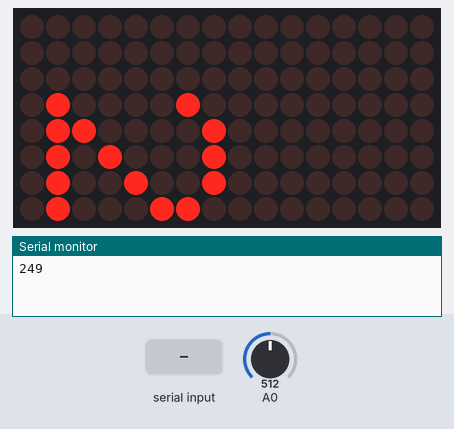
Recording of a sketch running on a simulated Arduino Uno, built with avr-gcc and run on an emulated ATmega328P. Shown: 16×8 LED matrix, the last lines printed to the serial monitor. The inputs (shaded band) are chosen by the test bench; at power-on: A0 = 512.

Above: at 1.2 s.
1.3 s: A0 set to 716
3.5 s: "1\n" received over Serial
At 3.88 s:
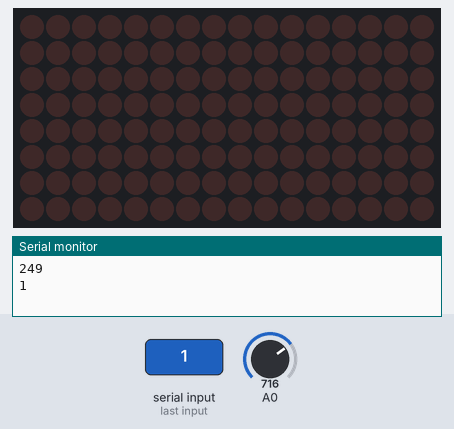
6.4 s: "0\n" received over Serial
At 6.85 s:
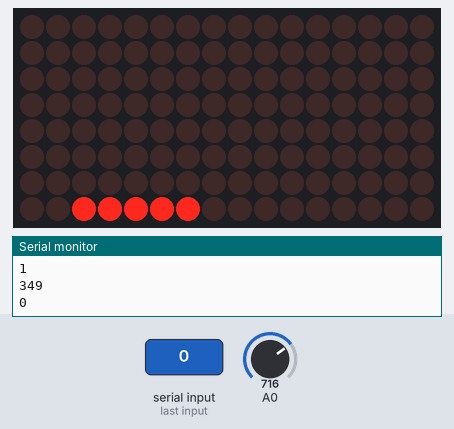
8.8 s: A0 set to 900
11.1 s: "2\n" received over Serial
At 11.54 s:
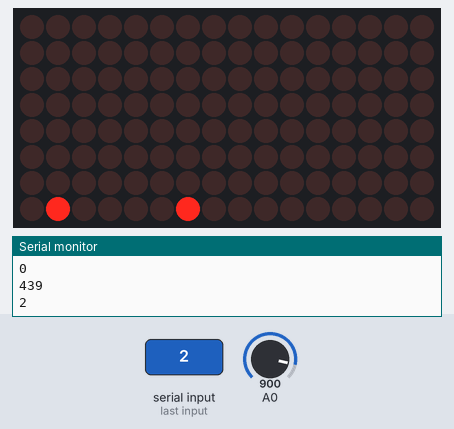
14.7 s: A0 set to 1023
At 26.25 s:
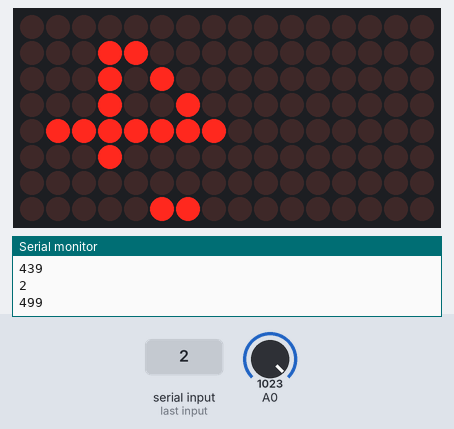

The sketch:

sketch_may30b.ino
```cpp
//#include <font.h>
#include <LedControl.h>
#include <avr/pgmspace.h>
//We always have to include the library
#include <SoftwareSerial.h>// import the serial library
#include "string.h"


// Mảng xác định cách hiển thị của các kí tự
const char font7x5[] PROGMEM = {
  0x00, 0x00, 0x00, 0x00, 0x00,
  0x00, 0x00, 0x00, 0x00, 0x00,
  0x00, 0x00, 0x00, 0x00, 0x00,
  0x00, 0x00, 0x00, 0x00, 0x00,
  0x00, 0x00, 0x00, 0x00, 0x00,
  0x00, 0x00, 0x00, 0x00, 0x00,
  0x00, 0x00, 0x00, 0x00, 0x00,
  0x00, 0x00, 0x00, 0x00, 0x00,
  0x00, 0x00, 0x00, 0x00, 0x00,
  0x00, 0x00, 0x00, 0x00, 0x00,
  0x00, 0x00, 0x00, 0x00, 0x00,
  0x00, 0x00, 0x00, 0x00, 0x00,
  0x00, 0x00, 0x00, 0x00, 0x00,
  0x00, 0x00, 0x00, 0x00, 0x00,
  0x00, 0x00, 0x00, 0x00, 0x00,
  0x00, 0x00, 0x00, 0x00, 0x00,
  0x00, 0x00, 0x00, 0x00, 0x00,
  0x00, 0x00, 0x00, 0x00, 0x00,
  0x00, 0x00, 0x00, 0x00, 0x00,
  0x00, 0x00, 0x00, 0x00, 0x00,
  0x00, 0x00, 0x00, 0x00, 0x00,
  0x00, 0x00, 0x00, 0x00, 0x00,
  0x00, 0x00, 0x00, 0x00, 0x00,
  0x00, 0x00, 0x00, 0x00, 0x00,
  0x00, 0x00, 0x00, 0x00, 0x00,
  0x00, 0x00, 0x00, 0x00, 0x00,
  0x00, 0x00, 0x00, 0x00, 0x00,
  0x00, 0x00, 0x00, 0x00, 0x00,
  0x00, 0x00, 0x00, 0x00, 0x00,
  0x00, 0x00, 0x00, 0x00, 0x00,
  0x00, 0x00, 0x00, 0x00, 0x00,
  0x00, 0x00, 0x00, 0x00, 0x00,
  0x00, 0x00, 0x00, 0x00, 0x00,// (space)
  0x00, 0x00, 0x5F, 0x00, 0x00,// !
  0x00, 0x07, 0x00, 0x07, 0x00,// "
  0x14, 0x7F, 0x14, 0x7F, 0x14,// #
  0x24, 0x2A, 0x7F, 0x2A, 0x12,// $
  0x23, 0x13, 0x08, 0x64, 0x62,// %
  0x36, 0x49, 0x55, 0x22, 0x50,// &
  0x00, 0x05, 0x03, 0x00, 0x00,// '
  0x00, 0x1C, 0x22, 0x41, 0x00,// (
  0x00, 0x41, 0x22, 0x1C, 0x00,// )
  0x08, 0x2A, 0x1C, 0x2A, 0x08,// *
  0x08, 0x08, 0x3E, 0x08, 0x08,// +
  0x00, 0x50, 0x30, 0x00, 0x00,// ,
  0x08, 0x08, 0x08, 0x08, 0x08,// -
  0x00, 0x40, 0x00, 0x00, 0x00,// .
  0x20, 0x10, 0x08, 0x04, 0x02,// /
  0x3E, 0x51, 0x49, 0x45, 0x3E,// 0
  0x00, 0x42, 0x7F, 0x40, 0x00,// 1
  0x42, 0x61, 0x51, 0x49, 0x46,// 2
  0x21, 0x41, 0x45, 0x4B, 0x31,// 3
  0x18, 0x14, 0x12, 0x7F, 0x10,// 4
  0x27, 0x45, 0x45, 0x45, 0x39,// 5
  0x3C, 0x4A, 0x49, 0x49, 0x30,// 6
  0x01, 0x71, 0x09, 0x05, 0x03,// 7
  0x36, 0x49, 0x49, 0x49, 0x36,// 8
  0x06, 0x49, 0x49, 0x29, 0x1E,// 9
  0x00, 0x36, 0x36, 0x00, 0x00,// :
  0x00, 0x56, 0x36, 0x00, 0x00,// ;
  0x00, 0x08, 0x14, 0x22, 0x41,// <
  0x14, 0x14, 0x14, 0x14, 0x14,// =
  0x41, 0x22, 0x14, 0x08, 0x00,// >
  0x02, 0x01, 0x51, 0x09, 0x06,// ?
  0x32, 0x49, 0x79, 0x41, 0x3E,// @
  0x7E, 0x11, 0x11, 0x11, 0x7E,// A
  0x7F, 0x49, 0x49, 0x49, 0x36,// B
  0x3E, 0x41, 0x41, 0x41, 0x22,// C
  0x7F, 0x41, 0x41, 0x22, 0x1C,// D
  0x7F, 0x49, 0x49, 0x49, 0x41,// E
  0x7F, 0x09, 0x09, 0x01, 0x01,// F
  0x3E, 0x41, 0x41, 0x51, 0x32,// G
  0x7F, 0x08, 0x08, 0x08, 0x7F,// H
  0x00, 0x41, 0x7F, 0x41, 0x00,// I
  0x20, 0x40, 0x41, 0x3F, 0x01,// J
  0x7F, 0x08, 0x14, 0x22, 0x41,// K
  0x7F, 0x40, 0x40, 0x40, 0x40,// L
  0x7F, 0x02, 0x04, 0x02, 0x7F,// M
  0x7F, 0x04, 0x08, 0x10, 0x7F,// N
  0x3E, 0x41, 0x41, 0x41, 0x3E,// O
  0x7F, 0x09, 0x09, 0x09, 0x06,// P
  0x3E, 0x41, 0x51, 0x21, 0x5E,// Q
  0x7F, 0x09, 0x19, 0x29, 0x46,// R
  0x46, 0x49, 0x49, 0x49, 0x31,// S
  0x01, 0x01, 0x7F, 0x01, 0x01,// T
  0x3F, 0x40, 0x40, 0x40, 0x3F,// U
  0x1F, 0x20, 0x40, 0x20, 0x1F,// V
  0x7F, 0x20, 0x18, 0x20, 0x7F,// W
  0x63, 0x14, 0x08, 0x14, 0x63,// X
  0x03, 0x04, 0x78, 0x04, 0x03,// Y
  0x61, 0x51, 0x49, 0x45, 0x43,// Z
  0x00, 0x00, 0x7F, 0x41, 0x41,// [
  0x02, 0x04, 0x08, 0x10, 0x20,// "\"
  0x41, 0x41, 0x7F, 0x00, 0x00,// ]
  0x04, 0x02, 0x01, 0x02, 0x04,// ^
  0x40, 0x40, 0x40, 0x40, 0x40,// _
  0x00, 0x01, 0x02, 0x04, 0x00,// `
  0x20, 0x54, 0x54, 0x54, 0x78,// a
  0x7F, 0x48, 0x44, 0x44, 0x38,// b
  0x38, 0x44, 0x44, 0x44, 0x20,// c
  0x38, 0x44, 0x44, 0x48, 0x7F,// d
  0x38, 0x54, 0x54, 0x54, 0x18,// e
  0x08, 0x7E, 0x09, 0x01, 0x02,// f
  0x08, 0x14, 0x54, 0x54, 0x3C,// g
  0x7F, 0x08, 0x04, 0x04, 0x78,// h
  0x00, 0x44, 0x7D, 0x40, 0x00,// i
  0x20, 0x40, 0x44, 0x3D, 0x00,// j
  0x00, 0x7F, 0x10, 0x28, 0x44,// k
  0x00, 0x41, 0x7F, 0x40, 0x00,// l
  0x7C, 0x04, 0x18, 0x04, 0x78,// m
  0x7C, 0x08, 0x04, 0x04, 0x78,// n
  0x38, 0x44, 0x44, 0x44, 0x38,// o
  0x7C, 0x14, 0x14, 0x14, 0x08,// p
  0x08, 0x14, 0x14, 0x18, 0x7C,// q
  0x7C, 0x08, 0x04, 0x04, 0x08,// r
  0x48, 0x54, 0x54, 0x54, 0x20,// s
  0x04, 0x3F, 0x44, 0x40, 0x20,// t
  0x3C, 0x40, 0x40, 0x20, 0x7C,// u
  0x1C, 0x20, 0x40, 0x20, 0x1C,// v
  0x3C, 0x40, 0x30, 0x40, 0x3C,// w
  0x44, 0x28, 0x10, 0x28, 0x44,// x
  0x0C, 0x50, 0x50, 0x50, 0x3C,// y
  0x44, 0x64, 0x54, 0x4C, 0x44,// z
  0x00, 0x08, 0x36, 0x41, 0x00,// {
  0x00, 0x00, 0x7F, 0x00, 0x00,// |
  0x00, 0x41, 0x36, 0x08, 0x00,// }
  0x08, 0x08, 0x2A, 0x1C, 0x08,// ->
  0x08, 0x1C, 0x2A, 0x08, 0x08,
};

/*
 pin 12 is connected to the DataIn
 pin 11 is connected to the CLK
 pin 10 is connected to LOAD
 */
LedControl lc = LedControl(12, 11, 10, 2);
int index = 0;
byte text[512];
byte byteRead;

unsigned long delaytime = 200;

SoftwareSerial Genotronex(0, 1); // RX, TX
byte BluetoothData; // the data given from Computer
String content = "";
//String temp = "";
char character;
int flag = 300;
int temp;

// thiết lập ban đầu của Arduino
void setup() {
  /*
   The MAX72XX is in power-saving mode on startup,
   we have to do a wakeup call
   */
  lc.shutdown(0, false);
  /* Set the brightness to a medium values */
  lc.setIntensity(0, 8);
  /* and clear the display */
  lc.clearDisplay(0);

  lc.shutdown(1, false);
  /* Set the brightness to a medium values */
  lc.setIntensity(1, 8);
  /* and clear the display */
  lc.clearDisplay(1);

  // Turn the Serial Protocol ON
  Serial.begin(9600);
  //Genotronex.begin(9600);
}

// Chương trình xử lý chính
void loop()
{
  if (Serial.available() > 0) {
    content = Serial.readStringUntil('\n');
    Serial.println(content);
  }
  if (content != "")
  {
    for(int i = 0; i<3; i++)
    {
      buffer(content);
      scrollLeft();
    }
  }
  temp = analogRead(A0);
  temp = temp * 0.48825125;
  content = (String)temp;
  Serial.println(content);
  buffer(content);
  scrollLeft();
  content = "";
}

// Map kí tự tách được với hiển thị của nó
void copyChar2Buffer(char ch)
{
  long tchr = ch;
  for (int i = index; i < index + 5; i++)
  {
    text[i] = pgm_read_byte(&font7x5[((tchr) * 5) + i - index]);
  }
  index += 5;
}

// tách chuỗi nhận được thành từng kí tự và map với hiển thị
void buffer(String message)
{
  // Khoảng trắng để chữ chạy từ bên phải
  // 2 tấm led - 16 đèn led
  for (int i = 0; i < 16; i++) text[i] = B00000000;
  index = 16;
  //Copy character hex
  for (int i = 0; i < message.length(); i++)
  {
    copyChar2Buffer(message[i]);
    text[index] = B00000000; // khoảng trắng nhỏ giữa 2 kí tự
    index++;
  }
  //Set end SPACE
  for (int i = index; i < index + 16; i++) text[i] = B00000000;
  index += 16;

}

// chỉ định cách hiển thị và chuyển động của led
// chữ chạy sang trái.
void scrollLeft()
{
  for (int co = 0; co < index - 16; co ++)
  {
    if (Serial.available() > 0)
      break;
    lc.setRow(1, 7, text[co + 7]);
    lc.setRow(1, 6, text[co + 6]);
    lc.setRow(1, 5, text[co + 5]);
    lc.setRow(1, 4, text[co + 4]);
    lc.setRow(1, 3, text[co + 3]);
    lc.setRow(1, 2, text[co + 2]);
    lc.setRow(1, 1, text[co + 1]);
    lc.setRow(1, 0, text[co + 0]);

    lc.setRow(0, 7, text[co + 15]);
    lc.setRow(0, 6, text[co + 14]);
    lc.setRow(0, 5, text[co + 13]);
    lc.setRow(0, 4, text[co + 12]);
    lc.setRow(0, 3, text[co + 11]);
    lc.setRow(0, 2, text[co + 10]);
    lc.setRow(0, 1, text[co + 9]);
    lc.setRow(0, 0, text[co + 8]);
    delay(delaytime);
  }
}
```

Measured:
- after the input at 3.5 s, the display: changes after 0.19 s (image 1)
- after the input at 11.1 s, the display: changes after 0.35 s (image 3)
- after the input at 14.7 s, the display: first differs from a run without the input after 11.4 s (image 4)
- what the display in image 1 shows lasts 0.4 s, from 3.7 s to 4.1 s
